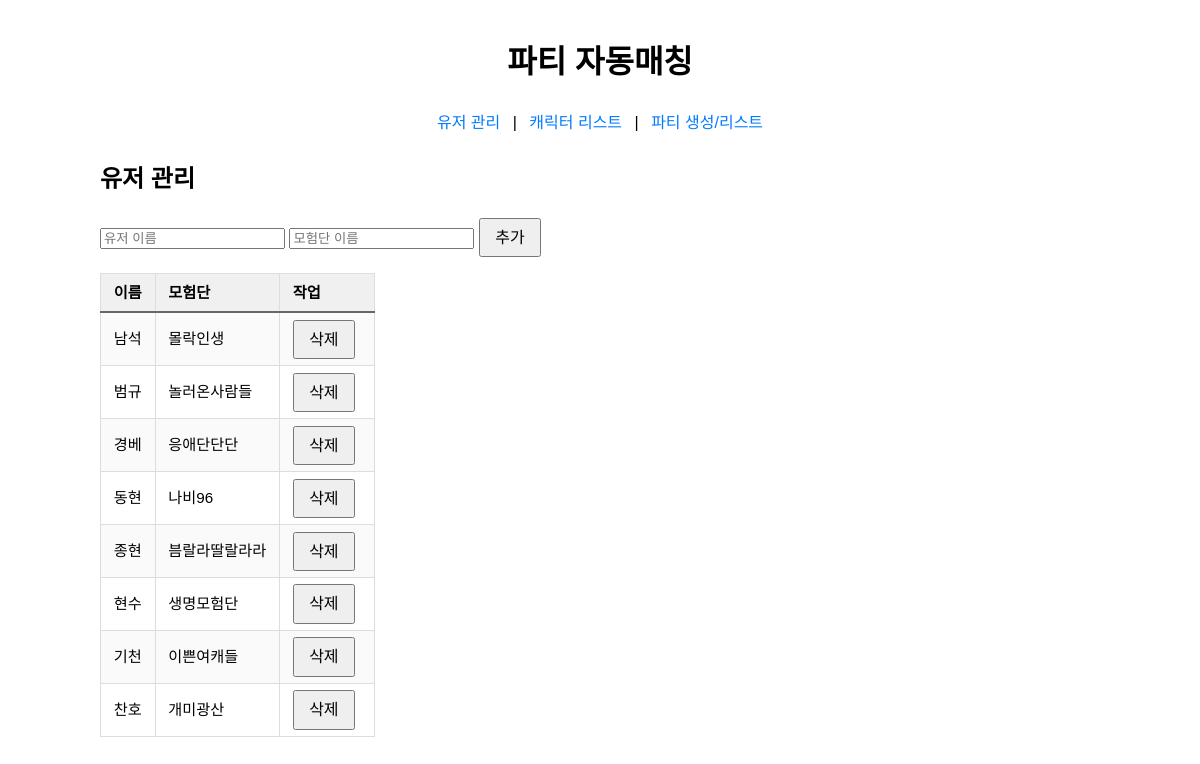
/users/, run on the app's committed database.
### tables this page shows
CREATE TABLE "user_adventure" (
	"idx"	INTEGER,
	"user"	TEXT,
	"adventure"	TEXT,
	PRIMARY KEY("idx" AUTOINCREMENT)
);

### blueprints/users.py (the view)
@users_bp.route('/', methods=['GET'])
def list_users():
    conn = get_db_connection()
    rows = conn.execute(
        'SELECT idx, "user" AS name, adventure FROM user_adventure ORDER BY idx'
    ).fetchall()
    conn.close()
    users = [dict(r) for r in rows]
    return render_template('users.html', users=users, alert=None)

### db.py (called while the page is built)
def get_db_connection():
    db_path = os.path.join(current_app.root_path, 'database', 'DB.sqlite')
    conn = sqlite3.connect(db_path)
    conn.row_factory = sqlite3.Row
    return conn

### templates/users.html (shortened to what this page needs)
{% extends 'base.html' %}
{% block content %}
<h2>유저 관리</h2>
<form action="{{ url_for('users.add_user') }}" method="post">
  <input type="text" name="name" placeholder="유저 이름" required>
  <input type="text" name="adventure" placeholder="모험단 이름" required>
  <button type="submit">추가</button>
</form>
<table>
  <thead><tr><th>이름</th><th>모험단</th><th>작업</th></tr></thead>
  <tbody>
    {% for u in users %}
    <tr>
      <td>{{ u.name }}</td>
      <td>{{ u.adventure }}</td>
      <td>
        <form action="{{ url_for('users.delete_user') }}" method="post" style="display:inline;">
          <button type="submit">삭제</button>
        </form>
      </td>
    </tr>
    {% endfor %}
  </tbody>
</table>
{% endblock %}

### static/style.css (style rules this page uses)
body { font-family: sans-serif; max-width: 1000px; margin: 0 auto; padding: 1rem; line-height: 1.6; }
button { padding: 0.4rem 0.8rem; font-size: 1rem; line-height: 1.2; cursor: pointer; margin-right: 0.25rem; }
.table, table { width: auto; border-collapse: collapse; font-size: 0.9rem; margin-top: 1rem; }
th, td { border: 1px solid #ddd; padding: 0.4rem 0.8rem; text-align: left; white-space: nowrap; }
thead th { background-color: #f0f0f0; border-bottom: 2px solid #666; }
tbody tr:nth-child(odd) { background-color: #fafafa; }
@media (min-width: 1024px) and (max-width: 1919px) { body { max-width: 1000px; padding: 1rem; } }
@media (min-width: 1024px) and (max-width: 1919px) { button { padding: 0.5rem 0.9rem; font-size: 1rem; margin-right: 0.4rem; } }
@media (min-width: 1024px) and (max-width: 1919px) { table { font-size: 0.95rem; } }

### data on the page
user_adventure: name "남석", adventure "몰락인생"
user_adventure: name "범규", adventure "놀러온사람들"
user_adventure: name "경베", adventure "응애단단단"
user_adventure: name "동현", adventure "나비96"
user_adventure: name "종현", adventure "븜랄라딸랄라라"
user_adventure: name "현수", adventure "생명모험단"
user_adventure: name "기천", adventure "이쁜여캐들"
user_adventure: name "찬호", adventure "개미광산"
